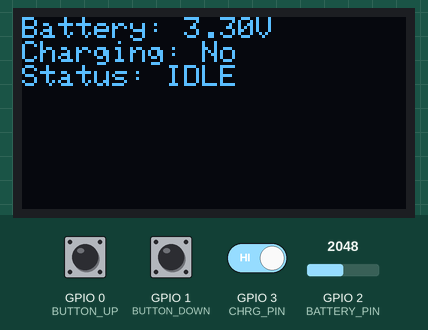
This sketch was run on a simulated ESP32. Shown: 128×64 one-colour display. The inputs (shaded band) are chosen by the test bench; at power-on: GPIO 2 (BATTERY_PIN) = 2048, GPIO 0 (BUTTON_UP) HIGH, GPIO 1 (BUTTON_DOWN) HIGH, GPIO 3 (CHRG_PIN) HIGH.

Above: at 1.2 s.
1.3 s: GPIO 2 (BATTERY_PIN) set to 2086
2.8 s: GPIO 0 (BUTTON_UP) pulled LOW for 0.15 s
At 2.91 s:
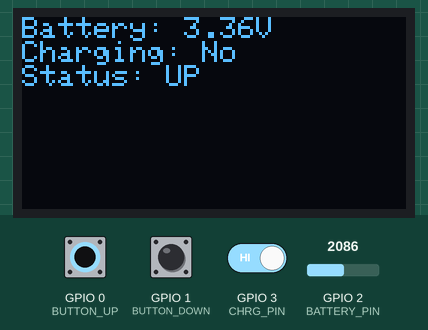
4.4 s: GPIO 1 (BUTTON_DOWN) pulled LOW for 0.15 s
At 4.55 s:
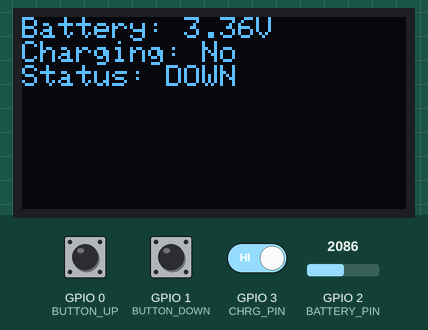
6.1 s: GPIO 3 (CHRG_PIN) driven LOW
At 7.3 s:
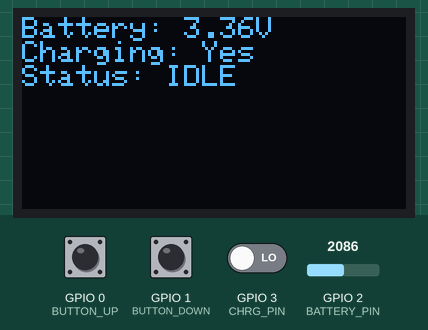
7.6 s: GPIO 0 (BUTTON_UP) pulled LOW for 1 s
At 8.0 s:
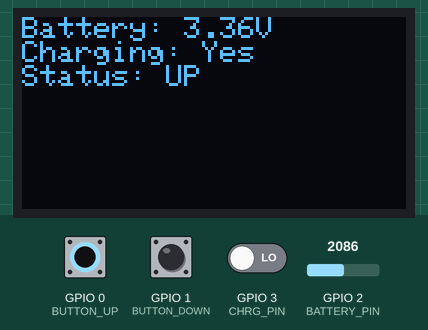
10.1 s: GPIO 1 (BUTTON_DOWN) pulled LOW for 1 s
At 10.6 s:
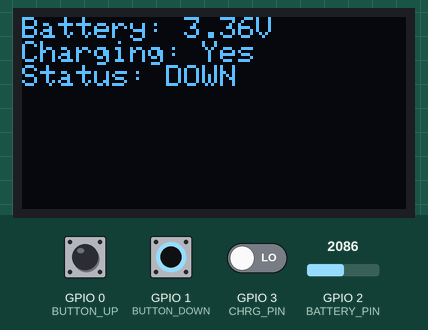
Timing chart, 0 to 13.1 s (numbered marks = the images above; inputs shaded):
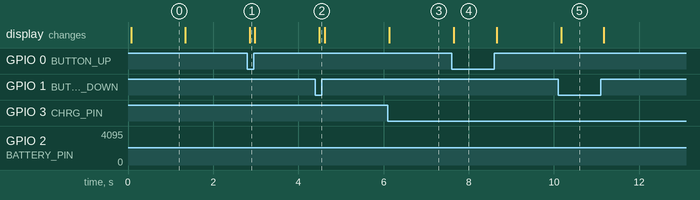

The sketch:

transmitter.ino
```cpp
#include <esp_now.h>
#include <WiFi.h>
#include <Wire.h>
#include <Adafruit_GFX.h>
#include <Adafruit_SSD1306.h>

#define BUTTON_UP    0
#define BUTTON_DOWN  1
#define BATTERY_PIN  2
#define CHRG_PIN     3
#define OLED_ADDR    0x3C

#define SCREEN_WIDTH 128
#define SCREEN_HEIGHT 64
Adafruit_SSD1306 display(SCREEN_WIDTH, SCREEN_HEIGHT, &Wire, -1);

typedef struct {
  bool up;
  bool down;
} ControlPacket;

ControlPacket packet;

uint8_t receiverMAC[] = {0x30, 0xAE, 0xA4, 0x00, 0x00, 0x00}; // Update this!

void sendCommand(bool up, bool down) {
  packet.up = up;
  packet.down = down;
  esp_now_send(receiverMAC, (uint8_t *)&packet, sizeof(packet));
}

void setup() {
  pinMode(BUTTON_UP, INPUT_PULLUP);
  pinMode(BUTTON_DOWN, INPUT_PULLUP);
  pinMode(CHRG_PIN, INPUT);

  Serial.begin(115200);
  WiFi.mode(WIFI_STA);

  if (!display.begin(SSD1306_SWITCHCAPVCC, OLED_ADDR)) {
    Serial.println("OLED init failed");
    while (1);
  }

  display.clearDisplay();
  display.display();

  if (esp_now_init() != ESP_OK) {
    Serial.println("ESP-NOW init failed");
    return;
  }

  esp_now_peer_info_t peerInfo;
  memcpy(peerInfo.peer_addr, receiverMAC, 6);
  peerInfo.channel = 0;
  peerInfo.encrypt = false;
  esp_now_add_peer(&peerInfo);
}

void loop() {
  bool upPressed = !digitalRead(BUTTON_UP);
  bool downPressed = !digitalRead(BUTTON_DOWN);
  bool charging = !digitalRead(CHRG_PIN);

  sendCommand(upPressed, downPressed);
  updateDisplay(upPressed, downPressed, charging);
  delay(100);
}

void updateDisplay(bool up, bool down, bool charging) {
  display.clearDisplay();
  display.setTextSize(1);
  display.setTextColor(SSD1306_WHITE);
  display.setCursor(0, 0);

  float battery = readBatteryVoltage();
  display.printf("Battery: %.2fV\n", battery);
  display.printf("Charging: %s\n", charging ? "Yes" : "No");
  display.printf("Status: %s\n", up ? "UP" : down ? "DOWN" : "IDLE");

  display.display();
}

float readBatteryVoltage() {
  int raw = analogRead(BATTERY_PIN);
  float voltage = (raw / 4095.0) * 3.3 * 2.0;
  return voltage;
}
```

Measured:
- after the input at 2.8 s, the display: changes after 0.05 s (image 1)
- after the input at 4.4 s, the display: changes after 0.09 s (image 2)
- after the input at 6.1 s, the display: changes at once (image 3)
- after the input at 7.6 s, the display: changes at once (image 4)
- after the input at 10.1 s, the display: changes after 0.07 s (image 5)
